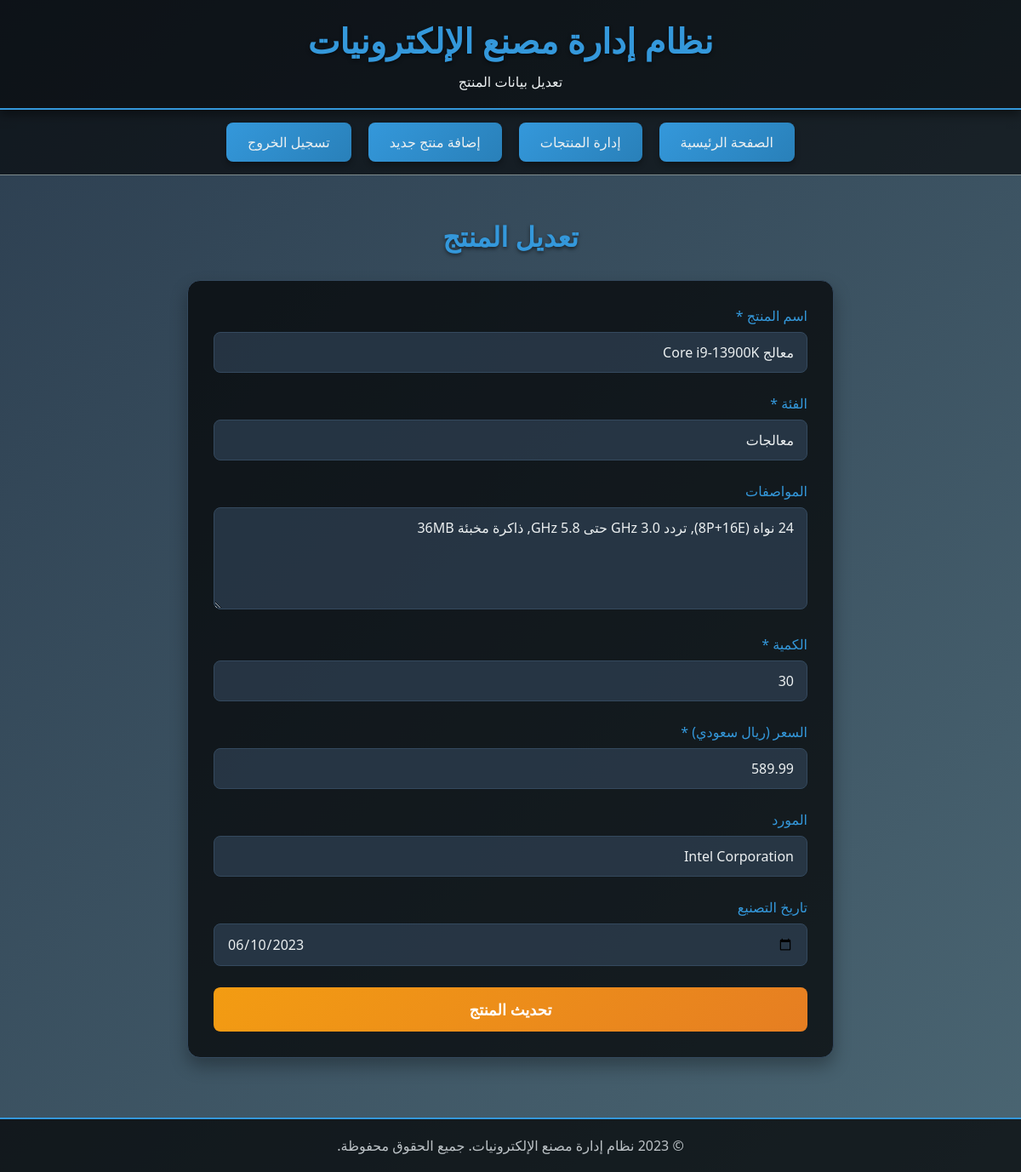
/edit_product.php?id=2 (signed in), run on the app's committed database.
### tables this page shows
CREATE TABLE IF NOT EXISTS products (
    id INT(11) AUTO_INCREMENT PRIMARY KEY,
    name VARCHAR(255) NOT NULL,
    category VARCHAR(100) NOT NULL,
    specifications TEXT,
    quantity INT(11) NOT NULL,
    price DECIMAL(10, 2) NOT NULL,
    supplier VARCHAR(255),
    manufacturing_date DATE,
    status ENUM('in_stock', 'low_stock', 'out_of_stock') DEFAULT 'in_stock',
    deleted TINYINT(1) DEFAULT 0,
    created_at TIMESTAMP DEFAULT CURRENT_TIMESTAMP,
    updated_at TIMESTAMP DEFAULT CURRENT_TIMESTAMP ON UPDATE CURRENT_TIMESTAMP
);

### edit_product.php (the view, shortened to what this page needs)
<?php
require_once "config.php";
$id = $_GET['id'];
$name = $category = $specifications = $quantity = $price = $supplier = $manufacturing_date = "";
$sql = "SELECT * FROM products WHERE id = ?";
if ($stmt = $conn->prepare($sql)) {
    $stmt->bind_param("i", $param_id);
    if ($stmt->execute()) {
        $result = $stmt->get_result();
        if ($result->num_rows == 1) {
            $row = $result->fetch_assoc();
            $name = $row['name'];
            $category = $row['category'];
            $specifications = $row['specifications'];
            $quantity = $row['quantity'];
            $price = $row['price'];
            $supplier = $row['supplier'];
            $manufacturing_date = $row['manufacturing_date'];
        } else {
            header("location: products.php");
            exit;
        }
    } else {
        echo "حدث خطأ أثناء جلب بيانات المنتج.";
    }
}
?>
<!DOCTYPE html>
<html lang="ar" dir="rtl">
<head>
</head>
<body>
    <div class="header">
        <h1>نظام إدارة مصنع الإلكترونيات</h1>
        <p>تعديل بيانات المنتج</p>
    </div>
    <div class="nav">
        <a href="index.php">الصفحة الرئيسية</a>
        <a href="products.php">إدارة المنتجات</a>
        <a href="add_product.php">إضافة منتج جديد</a>
        <a href="logout.php">تسجيل الخروج</a>
    </div>
    <div class="container">
        <h2 class="page-title">تعديل المنتج</h2>
        <div class="product-form">
            <form action="<?php echo htmlspecialchars($_SERVER["PHP_SELF"]) . '?id=' . $id; ?>" method="post">
                <div class="form-group">
                    <label for="name">اسم المنتج *</label>
                    <input type="text" id="name" name="name" value="<?php echo $name; ?>" required>
                </div>
                <div class="form-group">
                    <label for="category">الفئة *</label>
                    <input type="text" id="category" name="category" value="<?php echo $category; ?>" required>
                </div>
                <div class="form-group">
                    <label for="specifications">المواصفات</label>
                    <textarea id="specifications" name="specifications"><?php echo $specifications; ?></textarea>
                </div>
                <div class="form-group">
                    <label for="quantity">الكمية *</label>
                    <input type="number" id="quantity" name="quantity" min="0" value="<?php echo $quantity; ?>" required>
                </div>
                <div class="form-group">
                    <label for="price">السعر (ريال سعودي) *</label>
                    <input type="number" id="price" name="price" min="0" step="0.01" value="<?php echo $price; ?>" required>
                </div>
                <div class="form-group">
                    <label for="supplier">المورد</label>
                    <input type="text" id="supplier" name="supplier" value="<?php echo $supplier; ?>">
                </div>
                <div class="form-group">
                    <label for="manufacturing_date">تاريخ التصنيع</label>
                    <input type="date" id="manufacturing_date" name="manufacturing_date" value="<?php echo $manufacturing_date; ?>">
                </div>
                <button type="submit" class="btn-submit">تحديث المنتج</button>
            </form>
        </div>
    </div>
    <div class="footer">
        <p>© 2023 نظام إدارة مصنع الإلكترونيات. جميع الحقوق محفوظة.</p>
    </div>
</body>
</html>

### edit_product.php (style rules this page uses)
* { margin: 0; padding: 0; box-sizing: border-box; font-family: 'Segoe UI', Tahoma, Geneva, Verdana, sans-serif; }
body { background: linear-gradient(135deg, #2c3e50, #4a6572); color: #ecf0f1; min-height: 100vh; }
.header { background: rgba(0, 0, 0, 0.7); padding: 20px; text-align: center; box-shadow: 0 4px 12px rgba(0, 0, 0, 0.5); border-bottom: 2px solid #3498db; }
.header h1 { font-size: 2.5rem; margin-bottom: 10px; color: #3498db; text-shadow: 0 2px 4px rgba(0, 0, 0, 0.5); }
.nav { background: rgba(0, 0, 0, 0.6); padding: 15px; display: flex; justify-content: center; gap: 20px; flex-wrap: wrap; border-bottom: 1px solid #7f8c8d; }
.nav a { color: #ecf0f1; text-decoration: none; padding: 12px 25px; border-radius: 8px; background: linear-gradient(135deg, #3498db, #2980b9); transition: all 0.3s; font-weight: 500; box-shadow: 0 4px 6px rgba(0, 0, 0, 0.3); }
.container { max-width: 800px; margin: 30px auto; padding: 20px; }
.page-title { text-align: center; margin-bottom: 30px; font-size: 2rem; color: #3498db; text-shadow: 0 2px 4px rgba(0, 0, 0, 0.5); }
.product-form { background: rgba(0, 0, 0, 0.7); padding: 30px; border-radius: 15px; box-shadow: 0 10px 20px rgba(0, 0, 0, 0.3); border: 1px solid #34495e; }
.form-group { margin-bottom: 25px; }
.form-group label { display: block; margin-bottom: 8px; font-weight: 500; color: #3498db; }
.form-group input, .form-group textarea, .form-group select { width: 100%; padding: 12px 15px; border: 1px solid #34495e; border-radius: 8px; background: rgba(52, 73, 94, 0.6); color: #ecf0f1; font-size: 16px; transition: all 0.3s; }
.form-group textarea { min-height: 120px; resize: vertical; }
.btn-submit { width: 100%; padding: 14px; background: linear-gradient(135deg, #f39c12, #e67e22); border: none; border-radius: 8px; color: white; font-size: 18px; font-weight: 600; cursor: pointer; transition: all 0.3s; }
.footer { text-align: center; padding: 20px; margin-top: 50px; background: rgba(0, 0, 0, 0.7); border-top: 2px solid #3498db; color: #bdc3c7; }

### data on the page
products: name "معالج Core i9-13900K", category "معالجات", specifications "24 نواة (8P+16E), تردد 3.0 GHz حتى 5.8 GHz, ذاكرة مخبئة 36MB", quantity "30", price "589.99", supplier "Intel Corporation", manufacturing_date "06/10/2023"
